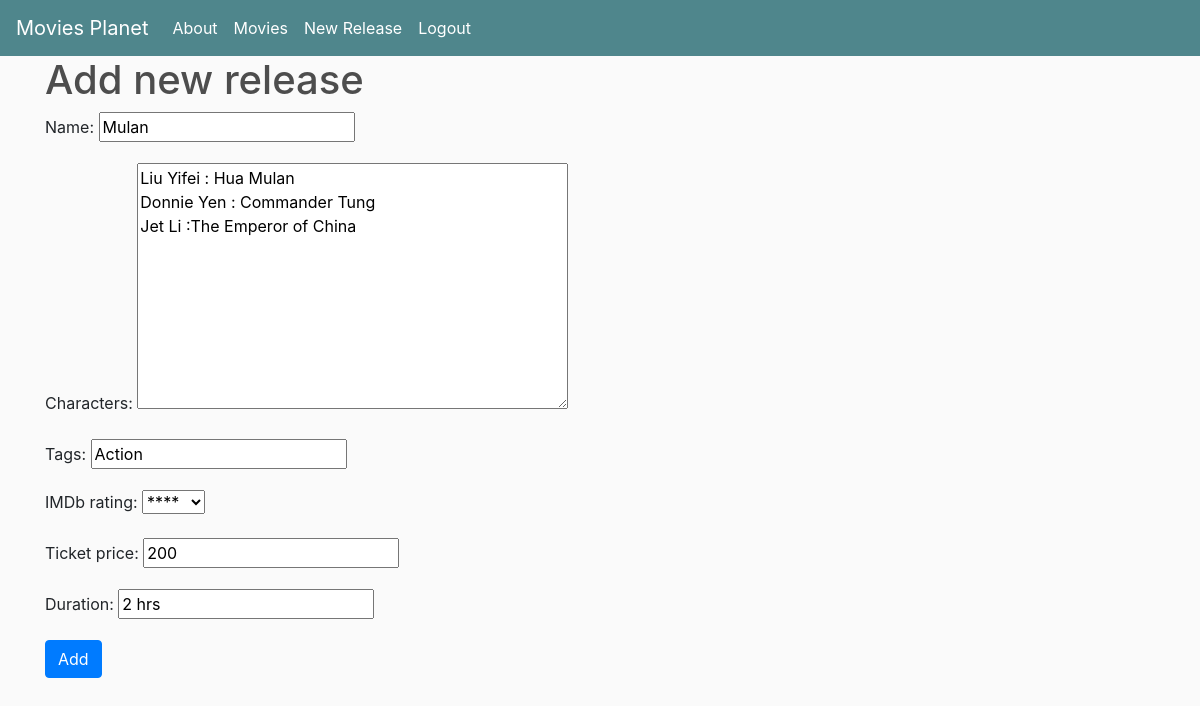
Screenshot of /movie_update/1/ (signed in) with the database file from the repository.
### movie/models.py (models this page shows, shortened)
class Movies(models.Model):
    name=models.CharField(max_length=20)
    theatre=models.ForeignKey(Theatre,on_delete=models.CASCADE)
    characters=models.TextField()
    tags=models.CharField(max_length=20)
    IMDb_rating=models.CharField(default='3',max_length=1,choices=Ratings)
    ticket_price=models.CharField(max_length=4)
    poster=models.ImageField(upload_to='banner')
    duration=models.CharField(max_length=20)

### movie/views.py (the view)
# urls.py: path('movie_update/<int:pk>/',views.Movies_update.as_view(),name='update'),
class Movies_update(LoginRequiredMixin,UpdateView):
    login_url='/login/'
    redirect_field_name='movie/movie_list.html'
    fields=('name','characters','tags','IMDb_rating','ticket_price','duration')
    model=Movies

### movie/templates/movie/movies_form.html (shortened to what this page needs)
{% extends 'movie/base.html' %}
{% block body_block %}
<h1>Add new release</h1>
<form  method="post">
  {{ form.as_p }}
  <input type="submit" class="btn btn-primary" value="Add">
</form>
{% endblock %}

### movie/static/css/main.css (style rules this page uses)
body { background-color: hsl(0, 0%, 98%); }
h1,h2,h3,h4,h5,h6 { color:hsl(0, 0%, 30%); }

### rows the page displays
Movies: name "Mulan", characters "Liu Yifei : Hua Mulan Donnie Yen : Commander Tung Jet Li :The Emperor of China", tags "Action", IMDb_rating "****", ticket_price "200", duration "2 hrs"
